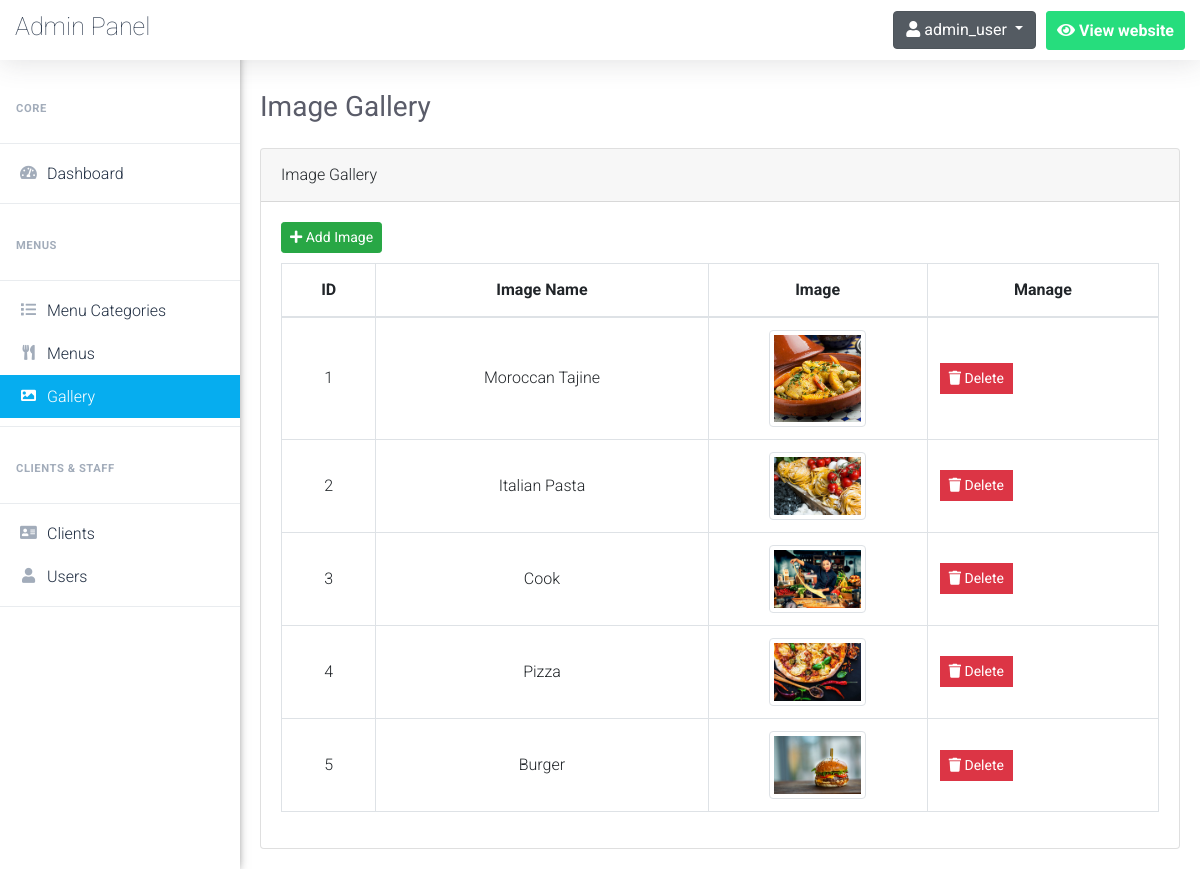
The page /admin/gallery.php (signed in) on the database its author committed.
### tables this page shows
CREATE TABLE `image_gallery` (
  `image_id` int(2) NOT NULL,
  `image_name` varchar(30) NOT NULL,
  `image` varchar(255) NOT NULL
);

### admin/gallery.php (the view, shortened to what this page needs)
<?php
	$pageTitle = 'Image Gallery';
	if(isset($_SESSION['username_restaurant_qRewacvAqzA']) && isset($_SESSION['password_restaurant_qRewacvAqzA']))
	{
		include 'connect.php';
		include 'Includes/templates/header.php';
		include 'Includes/templates/navbar.php';
        ?>
        <?php
            $stmt = $con->prepare("SELECT * FROM image_gallery");
            $stmt->execute();
            $gallery = $stmt->fetchAll();
        ?>
        <div class="card">
            <div class="card-header">
                <?php echo $pageTitle; ?>
            </div>
            <div class="card-body">
                <button class="btn btn-success btn-sm" style="margin-bottom: 10px;" type="button" data-toggle="modal" data-target="#add_new_image" data-placement="top">
                    <i class="fa fa-plus"></i>
                    Add Image
                </button>
                <table class="table table-bordered gallery-table">
                    <thead>
                        <tr>
                            <th scope="col">ID</th>
                            <th scope="col">Image Name</th>
                            <th scope="col">Image</th>
                            <th scope="col">Manage</th>
                        </tr>
                    </thead>
                    <tbody>
                        <?php
                            foreach($gallery as $image)
                            {
                                echo "<tr>";
                                    echo "<td>";
                                        echo $image['image_id'];
                                    echo "</td>";
                                    echo "<td style = 'text-transform: capitalize'>";
                                        echo $image['image_name'];
                                    echo "</td>";
                                    $src = "./Uploads/images/".$image['image'];
                                    echo "<td style='width:25%!important'>";
                                        echo "<img src='".$src."' class='image_gallery img-fluid img-thumbnail' alt='".$image['image_name']."'>";
                                    echo "</td>";
                                    echo "<td>";
                                        $delete_data = "delete_".$image["image_id"];
                                        ?>
                                            <ul class="list-inline m-0">
                                                <li class="list-inline-item" data-toggle="tooltip" title="Delete">
                                                    <button class="btn btn-danger btn-sm rounded-0" type="button" data-toggle="modal" data-target="#<?php echo $delete_data; ?>" data-placement="top">
                                                        <i class="fa fa-trash"></i>
                                                        Delete
                                                    </button>
                                                </li>
                                            </ul>
                                        <?php
                                    echo "</td>";
                                echo "</tr>";
                            }
                        ?>
                    </tbody>
                </table>
            </div>
        </div>
        <?php
        include 'Includes/templates/footer.php';
    }
    else
    {
        header('Location: index.php');
        exit();
    }
?>

### admin/Includes/templates/header.php (shortened to what this page needs)
<!DOCTYPE html>
<html lang="en">
	<head>
		<link rel="stylesheet" type="text/css" href="Design/css/bootstrap.min.css">
		<link rel="stylesheet" type="text/css" href="Design/fonts/css/all.min.css">
		<link rel="stylesheet" type="text/css" href="Design/css/main.css">
	</head>
	<body>

### admin/Includes/templates/navbar.php (shortened to what this page needs)
<header class="headerMenu сlearfix sb-page-header">
    <div class="nav-header">
        <a class="navbar-brand" href="#">Admin Panel</a>
    </div>
    <div class="nav-controls top-nav">
        <ul class="nav top-menu">
            <li id="user-btn" class="main-li dropdown" style="background:none;">
                <div class="dropdown show">
                    <a class="btn btn-secondary dropdown-toggle" href="#" role="button" id="dropdownMenuLink" data-toggle="dropdown" aria-haspopup="true" aria-expanded="false">
                        <i class="fa fa-user"></i>
                        <span class="username"><?php echo $_SESSION['username_restaurant_qRewacvAqzA']; ?></span>
                    </a>
                </div>
            </li>
            <li class="main-li webpage-btn">
                <a class="nav-item-button" href="../" target="_blank">
                    <i class="fas fa-eye"></i>
                    <span>View website</span>
                </a>
            </li>
        </ul>
    </div>
</header>
<aside class="vertical-menu" id="vertical-menu">
    <div>
        <ul class="menu-bar">
            <div class="sidenav-menu-heading">Core</div>
            <div class="dropdown-divider"></div>
            <li>
                <a href="dashboard.php" class="a-verMenu dashboard_link">
                    <i class="fas fa-tachometer-alt icon-ver"></i>
                    <span style="padding-left:6px;">Dashboard</span>
                </a>
            </li>
            <div class="dropdown-divider"></div>
            <div class="sidenav-menu-heading">Menus</div>
            <div class="dropdown-divider"></div>
            <li>
                <a href="menu_categories.php" class="a-verMenu menu_categories_link">
                    <i class="fas fa-list icon-ver"></i>
                    <span style="padding-left:6px;">Menu Categories</span>
                </a>
            </li>
            <li>
                <a href="menus.php" class="a-verMenu menus_link">
                    <i class="fas fa-utensils icon-ver"></i>
                    <span style="padding-left:6px;">Menus</span>
                </a>
            </li>
            <li>
                <a href="gallery.php" class="a-verMenu gallery_link">
                    <i class="far fa-image icon-ver"></i>
                    <span style="padding-left:6px;">Gallery</span>
                </a>
            </li>
            <div class="dropdown-divider"></div>
            <div class="sidenav-menu-heading">Clients & Staff</div>
            <div class="dropdown-divider"></div>
            <?php if ($_SESSION['role_restaurant_qRewacvAqzA'] === 'admin') { ?>
            <li>
                <a href="clients.php" class="a-verMenu clients_link">
                    <i class="far fa-address-card icon-ver"></i>
                    <span style="padding-left:6px;">Clients</span>
                </a>
            </li>
            <li>
                <a href="users.php" class="a-verMenu users_link">
                    <i class="far fa-user icon-ver"></i>
                    <span style="padding-left:6px;">Users</span>
                </a>
            </li>
            <?php } ?>
            <div class="dropdown-divider"></div>
        </ul>
    </div>
</aside>
    <div id="content" style="margin-left:240px;">
        <section class="content-wrapper" style="width: 100%;padding: 70px 0 0;">
            <div class="inside-page" style="padding:20px">
                <div class="page_title_top" style="margin-bottom: 1.5rem!important;">
                    <h1 style="color: #5a5c69!important;font-size: 1.75rem;font-weight: 400;line-height: 1.2;">
                        <?php echo $pageTitle; ?>
                    </h1>
                </div>

### admin/Includes/templates/footer.php (shortened to what this page needs)
				</div>
			</section>
		</div>
	</body>
</html>

### admin/Design/css/main.css (style rules this page uses)
a, a:hover { text-decoration: none !important; }
ul { display: block; list-style: none; padding: 0; margin: 0; }
html { scroll-behavior: smooth; }
body { font-family: 'Roboto', sans-serif; font-size: 16px; line-height: 28px; font-weight: 300; }
.headerMenu { position: fixed; left: 0; right: 0; top: 0; display: -ms-flexbox; display: flex; -webkit-box-pack: justify; -ms-flex-pack: justify; justify-content: space-between; -webkit-box-align: center; -ms-flex-align: center; align-items: center; -ms-flex-wrap: wrap; flex-wrap: wrap; z-index: 1002; background: #fff; min-height: 60px; padding: 10px 15px; box-shadow: 0 .15rem 1.75rem 0 rgba(58,59,69,.15); }
.nav-item-button { padding: 10px; line-height: 1;display: block; border: 1px solid #f0f0f8; background-color: #fff; text-decoration: none; border-radius: 3px; color: #66686d; }
.navbar-brand { font-family: inherit; color: #323f52; height: inherit; padding: 0px; line-height: 0px; font-weight: lighter; font-size: 25px; }
.sidenav-menu-heading { padding: 1.25rem 1rem 0.75rem; font-size: 0.7rem; font-weight: bold; text-transform: uppercase; letter-spacing: 0.05em; color: #a2acba; }
.active_link { text-decoration: none; background: #06adef; color: #fff !important; }
.active_link i { color: #fff !important; }
.vertical-menu { width:240px; float: left; height: 100%; position: fixed; background: #fff; top: 0; bottom: 0; z-index: 300; -moz-box-shadow: -3px 0 10px 0 #555; -webkit-box-shadow: -3px 0 10px 0 #555; box-shadow: -3px 0 10px 0 #555; overflow-y: scroll; }
.vertical-menu .menu-bar { padding:0px; margin:0px; margin-top: 75px; position: relative; }
.a-verMenu { display: -webkit-box; display: flex; -webkit-box-align: center; align-items: center; line-height: normal; padding-top: 0.75rem; padding-bottom: 0.75rem; position: relative; color: #1f2d41; padding: 0.75rem 1rem; }
.icon-ver { width: 25px; height: 18px; text-align: center; font-size: 15px; background: none; margin: 0; padding: 0; color: #a2acba; font-weight: 900; display: block; }
.top-menu { display: -webkit-box; display: -ms-flexbox; display: flex; -ms-flex-wrap: wrap; flex-wrap: wrap; padding-left: 0; margin-bottom: 0; list-style: none; }
.webpage-btn .nav-item-button { font-weight: 700; color: #fff; background: #26dd7d; border: 1px solid #26dd7d; }
.top-nav .top-menu .main-li { float: left; margin-left: 10px; }
.list-inline { display: flex; }

### admin/gallery.php (style rules this page uses)
.gallery-table td, .gallery-table th { vertical-align: middle; text-align: center; }
.image_gallery { width: 50%; }

### rows shown on the page
image_gallery: image_id "1", image_name "Moroccan Tajine", image (picture)
image_gallery: image_id "2", image_name "Italian Pasta", image (picture)
image_gallery: image_id "3", image_name "Cook", image (picture)
image_gallery: image_id "4", image_name "Pizza", image (picture)
image_gallery: image_id "5", image_name "Burger", image (picture)

### other values the page prints
$_SESSION['username_restaurant_qRewacvAqzA'] "admin_user"
$pageTitle "Image Gallery"
